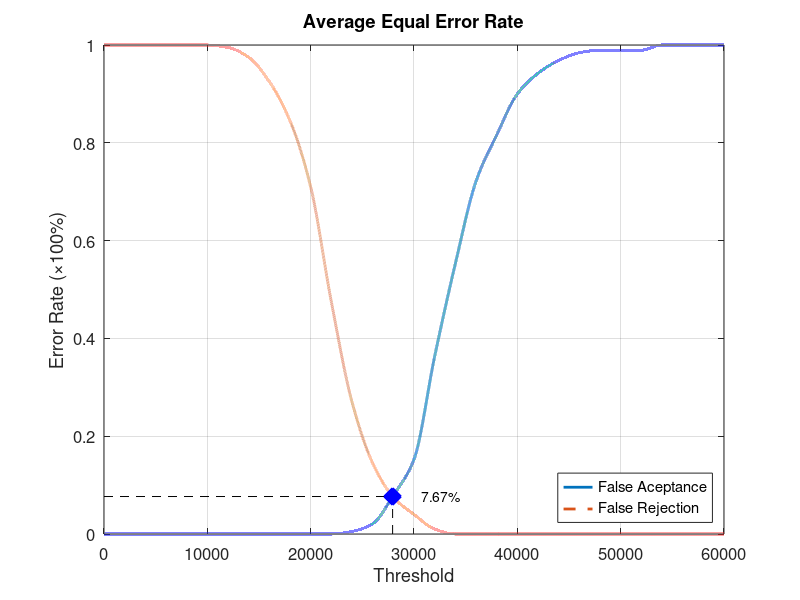
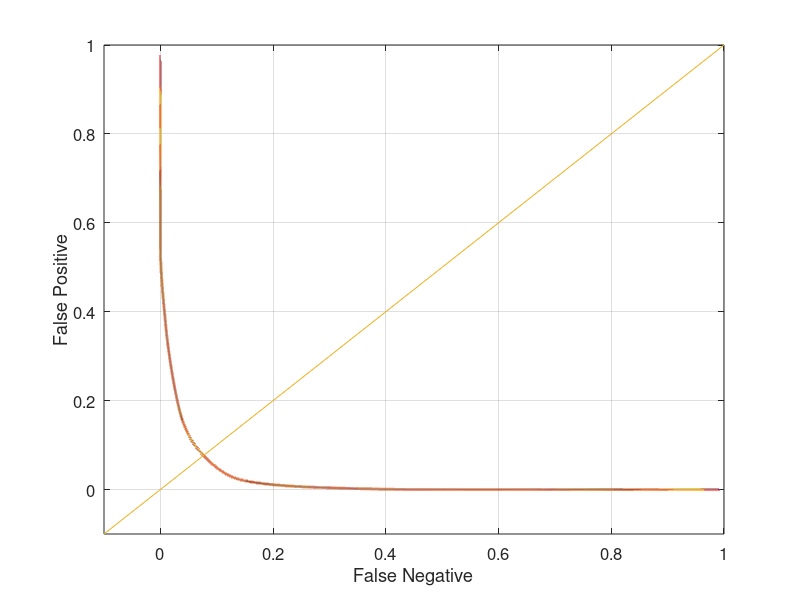

Write the MATLAB code that produced these figures, in order.
function yEER = Database5_1
close all;
clear;
clc;
x = 0:2000:60000;
xq = 0:0.5:60000;

y0 = [0 0 0 0 0 0 0 0 0 0 0 0 0.00526316 0.0210526 0.0789474 0.152632 0.363158 0.552632 0.721053 0.815789 0.9 0.942105 0.968421 0.984211 0.989474 0.989474 0.989474 1 1 1 1];
yy0 = interp1(x, y0, xq, 'pchip');
y1 = [1 1 1 1 1 1 0.995 0.975 0.925 0.845 0.71 0.475 0.27 0.145 0.075 0.04 0.01 0 0 0 0 0 0 0 0 0 0 0 0 0 0];
yy1 = interp1(x, y1, xq, 'pchip');

% Calculating EER: 
y2 = abs(y0 - y1);
find(y2 == min(y2))
yy2 = abs(yy0 - yy1);
xEER = find(yy2 == min(yy2));
xEERIndex = xq(xEER) % X-axis EER
yEER = yy0(xEER) % Y-axis EER

main = figure
plot(xq, yy0,'-','LineWidth', 2);	hold on
plot(xq, yy1,'--','LineWidth', 2);	hold on
plot([xEERIndex xEERIndex], [0 yEER], 'k--');	hold on
plot([0 xEERIndex], [yEER yEER], 'k--');	hold on
plot(xEERIndex, yEER, 'bx', 'LineWidth', 10);	hold on
text(xEERIndex + 10 * xEERIndex / 100, yEER, [num2str(round((10000 * yEER)) / 100) '%'])
legend('False Aceptance', 'False Rejection', 'Location', 'SouthEast')
xlabel('Threshold')
ylabel('Error Rate (\times100%)')
title('Average Equal Error Rate')
set(gca, 'FontSize', 12)
axis([0 60000 0 1])
grid on

print(main, 'Database5_1Main', '-dpng');
FNRxFPR = figure('Color', [1 1 1]);
plot(yy1, yy0, '-', yy1, yy0, 'LineWidth', 2);
hold on
y = -0.1:0.1:1
plot(y, y); 
set(gca, 'FontSize', 12)
xlabel('False Negative')
ylabel('False Positive')
axis([-0.1 1 -0.1 1])
set(gca, 'FontSize', 12)
grid on

print(FNRxFPR, 'Database5_1FNRxFPR','-dpng');
end
